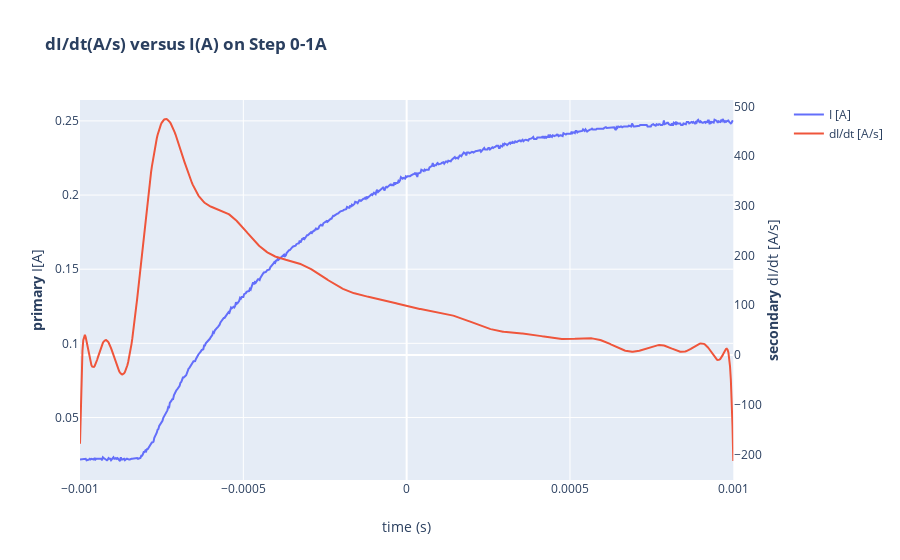

This figure's notebook cell:
### Code cell
from plotly.subplots import make_subplots

# Create figure with secondary y-axis
fig = make_subplots(specs=[[{"secondary_y": True}]])

# Add traces
fig.add_trace(
    go.Scatter(x=lista_de_dfs[0]['time(s)'], y=lista_de_dfs[0]['I(A)'], name="I [A]"),
    secondary_y=False,
)

fig.add_trace(
    go.Scatter(x=lista_de_dfs[0]['time(s)'], y=lista_de_dfs[0]['dI/dt'], name="dI/dt [A/s]"),
    secondary_y=True,
)

# Add figure title
fig.update_layout(
    title_text="<b>dI/dt(A/s) versus I(A) on Step 0-1A</b>"
)

# Set x-axis title
fig.update_xaxes(title_text="time (s)")

# Set y-axes titles
fig.update_yaxes(title_text="<b>primary</b> I[A]", secondary_y=False)
fig.update_yaxes(title_text="<b>secondary</b> dI/dt [A/s]", secondary_y=True, showgrid=False)

fig.show()

### Figure 1 — Plotly figure (JSON) as saved in the notebook; plotly's stock layout.template omitted (floating-point values rounded to 4 significant figures; data arrays with more than 128 entries replaced by an {"elided": "..."} marker saying what was removed)
{"data": [{"name": "I [A]", "type": "scatter", "x": {"elided": "801 float values"}, "xaxis": "x", "y": {"elided": "801 float values"}, "yaxis": "y"}, {"name": "dI/dt [A/s]", "type": "scatter", "x": {"elided": "801 float values"}, "xaxis": "x", "y": {"elided": "801 float values"}, "yaxis": "y2"}], "layout": {"title": {"text": "<b>dI/dt(A/s) versus I(A) on Step 0-1A</b>"}, "xaxis": {"anchor": "y", "domain": [0, 0.94], "title": {"text": "time (s)"}}, "yaxis": {"anchor": "x", "domain": [0, 1], "title": {"text": "<b>primary</b> I[A]"}}, "yaxis2": {"anchor": "x", "overlaying": "y", "showgrid": false, "side": "right", "title": {"text": "<b>secondary</b> dI/dt [A/s]"}}}}
